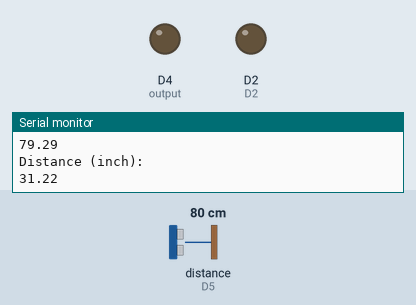
The sketch below on a simulated ESP8266 (NodeMCU). On the bench: output pins drawn as LEDs (lit = HIGH), the last lines printed to the serial monitor. Wiring (inferred from the names in the program): ultrasonic range finder: trigger D6; echo D5. Dashed ring = blinking. The inputs (shaded band) are chosen by the test bench; at power-on: distance to the obstacle (sensor on D5) 80 cm. The echo pulse lasts 58.3 µs per cm; WiFi joins after 1.5 s; servers stay silent unless stated; pins used as bus, display or sensor lines are not drawn.

Above: at 3.2 s.
3.3 s: distance to the obstacle (sensor on D5) set to 54 cm
4.8 s: distance to the obstacle (sensor on D5) set to 45 cm
At 5.7 s:
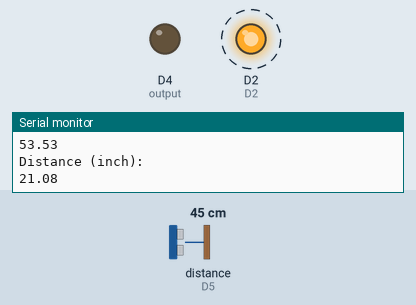
10.6 s: distance to the obstacle (sensor on D5) set to 60 cm
At 12.6 s:
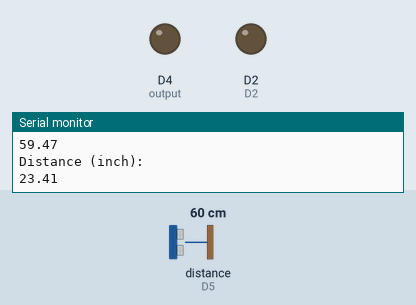
12.9 s: distance to the obstacle (sensor on D5) set to 2 cm
At 14.2 s:
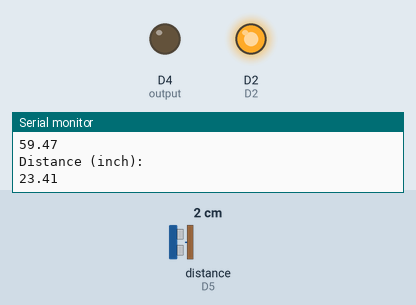
Timing chart, 0 to 16.9 s (numbered marks = the images above; inputs shaded):
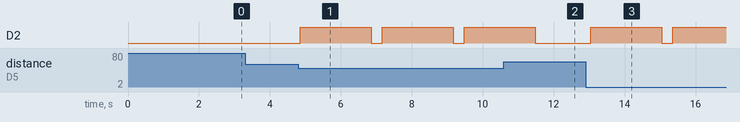

The sketch:

sketch_feb27a.ino
```cpp
#ifdef ESP32
  #include <WiFi.h>
  #include <AsyncTCP.h>
#else
  #include <ESP8266WiFi.h>
   #include <ESPAsyncTCP.h>
#endif
#include <ESPAsyncWebServer.h>
#include <ESP8266WiFi.h>        // Include the Wi-Fi library
#include <ThingSpeak.h>
#include <WiFiClient.h>


const char* ssid     = "12345678";         // The SSID (name) of the Wi-Fi network you want to connect to
const char* password = "12345678";     // The password of the Wi-Fi network
WiFiClient client;
unsigned long myChannelNumber = 2046713;
const char * myWriteAPIKey = "27U6NP8CXLBM525K";

const int trigPin = 12;
const int echoPin = 14;
const int D2 = 4;

//define sound velocity in cm/uS
#define SOUND_VELOCITY 0.034
#define CM_TO_INCH 0.393701

long duration;
float distanceCm;
float distanceInch;

// Replace with your network credentials

const char* PARAM_INPUT_1 = "state";

const int output = 2;
const int buttonPin = 4;

// Variables will change:
int ledState = LOW;          // the current state of the output pin
int buttonState;             // the current reading from the input pin
int lastButtonState = LOW;   // the previous reading from the input pin

// the following variables are unsigned longs because the time, measured in
// milliseconds, will quickly become a bigger number than can be stored in an int.
unsigned long lastDebounceTime = 0;  // the last time the output pin was toggled
unsigned long debounceDelay = 50;    // the debounce time; increase if the output flickers

// Create AsyncWebServer object on port 80
AsyncWebServer server(80);

const char index_html[] PROGMEM = R"rawliteral(
<!DOCTYPE HTML><html>
<head>
  <title>ESP Web Server</title>
  <meta name="viewport" content="width=device-width, initial-scale=1">
  <style>
    html {font-family: Arial; display: inline-block; text-align: center;}
    h2 {font-size: 3.0rem;}
    p {font-size: 3.0rem;}
    body {max-width: 600px; margin:0px auto; padding-bottom: 25px;}
    .switch {position: relative; display: inline-block; width: 120px; height: 68px}
    .switch input {display: none}
    .slider {position: absolute; top: 0; left: 0; right: 0; bottom: 0; background-color: #ccc; border-radius: 34px}
    .slider:before {position: absolute; content: ""; height: 52px; width: 52px; left: 8px; bottom: 8px; background-color: #fff; -webkit-transition: .4s; transition: .4s; border-radius: 68px}
    input:checked+.slider {background-color: #2196F3}
    input:checked+.slider:before {-webkit-transform: translateX(52px); -ms-transform: translateX(52px); transform: translateX(52px)}
  </style>
</head>
<body>
  <h2>ESP Web Server</h2>
  %BUTTONPLACEHOLDER%
<script>function toggleCheckbox(element) {
  var xhr = new XMLHttpRequest();
  if(element.checked){ xhr.open("GET", "/update?state=1", true); }
  else { xhr.open("GET", "/update?state=0", true); }
  xhr.send();
}

setInterval(function ( ) {
  var xhttp = new XMLHttpRequest();
  xhttp.onreadystatechange = function() {
    if (this.readyState == 4 && this.status == 200) {
      var inputChecked;
      var outputStateM;
      if( this.responseText == 1){
        inputChecked = true;
        outputStateM = "On";
      }
      else {
        inputChecked = false;
        outputStateM = "Off";
      }
      document.getElementById("output").checked = inputChecked;
      document.getElementById("outputState").innerHTML = outputStateM;
    }
  };
  xhttp.open("GET", "/state", true);
  xhttp.send();
}, 1000 ) ;
</script>
</body>
</html>
)rawliteral";

// Replaces placeholder with button section in your web page
String processor(const String& var){
  //Serial.println(var);
  if(var == "BUTTONPLACEHOLDER"){
    String buttons ="";
    String outputStateValue = outputState();
    buttons+= "<h4>Output - GPIO 2 - State <span id=\"outputState\"></span></h4><label class=\"switch\"><input type=\"checkbox\" onchange=\"toggleCheckbox(this)\" id=\"output\" " + outputStateValue + "><span class=\"slider\"></span></label>";
    return buttons;
  }
  return String();
}

String outputState(){
  if(digitalRead(output)){
    return "checked";
  }
  else {
    return "";
  }
  return "";
}

void setup(){
  // Serial port for debugging purposes
  Serial.begin(115200);

  pinMode(output, OUTPUT);
  digitalWrite(output, LOW);
  pinMode(buttonPin, INPUT);

  // Connect to Wi-Fi
  WiFi.begin(ssid, password);
  while (WiFi.status() != WL_CONNECTED) {
    delay(1000);
    Serial.println("Connecting to WiFi..");
  }

  // Print ESP Local IP Address
  Serial.println(WiFi.localIP());

  // Route for root / web page
  server.on("/", HTTP_GET, [](AsyncWebServerRequest *request){
    request->send_P(200, "text/html", index_html, processor);
  });

  // Send a GET request to <ESP_IP>/update?state=<inputMessage>
  server.on("/update", HTTP_GET, [] (AsyncWebServerRequest *request) {
    String inputMessage;
    String inputParam;
    // GET input1 value on <ESP_IP>/update?state=<inputMessage>
    if (request->hasParam(PARAM_INPUT_1)) {
      inputMessage = request->getParam(PARAM_INPUT_1)->value();
      inputParam = PARAM_INPUT_1;
      digitalWrite(output, inputMessage.toInt());
      ledState = !ledState;
    }
    else {
      inputMessage = "No message sent";
      inputParam = "none";
    }
    Serial.println(inputMessage);
    request->send(200, "text/plain", "OK");
  });

  // Send a GET request to <ESP_IP>/state
  server.on("/state", HTTP_GET, [] (AsyncWebServerRequest *request) {
    request->send(200, "text/plain", String(digitalRead(output)).c_str());
  });
  // Start server
  server.begin();
    Serial.begin(115200);         // Start the Serial communication to send messages to the computer
  delay(10);
  Serial.println('\n');

  WiFi.begin(ssid, password);             // Connect to the network
  Serial.print("Connecting to ");
  Serial.print(ssid); Serial.println(" ...");

  int i = 0;
  while (WiFi.status() != WL_CONNECTED) { // Wait for the Wi-Fi to connect
    delay(1000);
    Serial.print(++i); Serial.print(' ');
  }

  Serial.println('\n');
  Serial.println("Connection established!");
  Serial.print("IP address:\t");
  Serial.println(WiFi.localIP());         // Send the IP address of the ESP8266 to the computer
  pinMode(trigPin, OUTPUT); // Sets the trigPin as an Output
  pinMode(echoPin, INPUT); // Sets the echoPin as an Input
  pinMode(D2,OUTPUT);
  ThingSpeak.begin(client);
}

void loop() {
  // read the state of the switch into a local variable:
  int reading = digitalRead(buttonPin);

  // check to see if you just pressed the button
  // (i.e. the input went from LOW to HIGH), and you've waited long enough
  // since the last press to ignore any noise:

  // If the switch changed, due to noise or pressing:
  if (reading != lastButtonState) {
    // reset the debouncing timer
    lastDebounceTime = millis();
  }

  if ((millis() - lastDebounceTime) > debounceDelay) {
    // whatever the reading is at, it's been there for longer than the debounce
    // delay, so take it as the actual current state:

    // if the button state has changed:
    if (reading != buttonState) {
      buttonState = reading;

      // only toggle the LED if the new button state is HIGH
      if (buttonState == HIGH) {
        ledState = !ledState;
      }
    }
  }

  // set the LED:
  digitalWrite(output, ledState);

  // save the reading. Next time through the loop, it'll be the lastButtonState:
  lastButtonState = reading;

    digitalWrite(trigPin, LOW);
  delayMicroseconds(1);
  // Sets the trigPin on HIGH state for 10 micro seconds
  digitalWrite(trigPin, HIGH);
  delayMicroseconds(1);
  digitalWrite(trigPin, LOW);

  // Reads the echoPin, returns the sound wave travel time in microseconds
  duration = pulseIn(echoPin, HIGH);

  // Calculate the distance
  distanceCm = duration * SOUND_VELOCITY/2;

  if (distanceCm < 50){
    digitalWrite(D2, HIGH);
    delay(2000);
    digitalWrite(D2, LOW);
  }

  // Convert to inches
  distanceInch = distanceCm * CM_TO_INCH;

  // Prints the distance on the Serial Monitor
  Serial.println("Distance (cm): ");
  Serial.println(distanceCm);
  Serial.println("Distance (inch): ");
  Serial.println(distanceInch);

  delay(10);
  ThingSpeak.writeField(myChannelNumber, 1, distanceCm, myWriteAPIKey);
}
```

Measured:
- the behaviour switches between 51 and 50 cm on distance to the obstacle (sensor on D5) (found by bisection; images 0 and 1)
- after the input at 4.8 s, D2: alternates HIGH for 2.0 s and LOW for 0.31 s, starting after 0.05 s
- after the input at 10.6 s, D2: goes on until 11.5 s, then stays LOW
- after the input at 12.9 s, D2: LOW → HIGH after 0.15 s, → LOW 2.0 s later, → HIGH 0.31 s later
